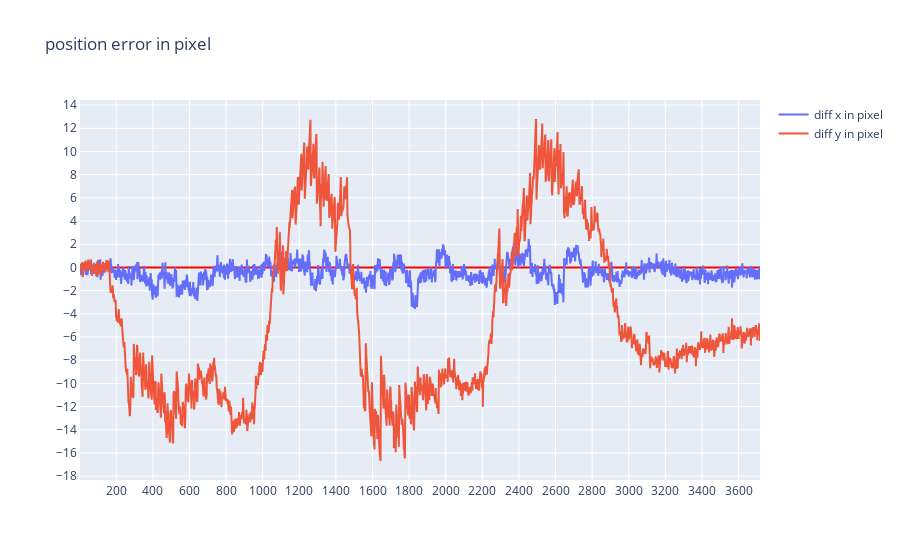

Notebook cell for this chart:
### Code cell
# show the visual & real position error  in pixel
data_diff_x = np.subtract(data_log['real_x'],data_log['expected_x'])
data_diff_y = np.subtract(data_log['real_y'],data_log['expected_y'])

p=[]
#index = np.arange(0,len(data_log))
index = data_log['frame_id']

p.append(go.Scatter(
    y= data_diff_x,
    x= index,
    name='diff x in pixel'
    
))


p.append(go.Scatter(
    y= data_diff_y,
    x= index,
    name='diff y in pixel'
))


layout.title= 'position error in pixel'
fig=go.Figure(
    data=p,
    layout=layout
)
iplot(fig)
if export_html:
    io.write_html(fig,include_plotlyjs='cdn', file=prefix+filename.replace('.csv','_')+layout.title.text.replace(' ','_')+'.html')

### Figure 1 — Plotly figure (JSON) as saved in the notebook; plotly's stock layout.template omitted (floating-point values rounded to 4 significant figures; data arrays with more than 128 entries replaced by an {"elided": "..."} marker saying what was removed)
{"data": [{"name": "diff x in pixel", "type": "scatter", "x": {"elided": "2236 int values"}, "y": {"elided": "2236 float values"}}, {"name": "diff y in pixel", "type": "scatter", "x": {"elided": "2236 int values"}, "y": {"elided": "2236 float values"}}], "layout": {"title": {"text": "position error in pixel"}, "xaxis": {"nticks": 20, "showgrid": true, "showline": true, "zeroline": true, "zerolinecolor": "#FF0000"}, "yaxis": {"nticks": 20, "showgrid": true, "showline": true, "zeroline": true, "zerolinecolor": "#FF0000"}}}
